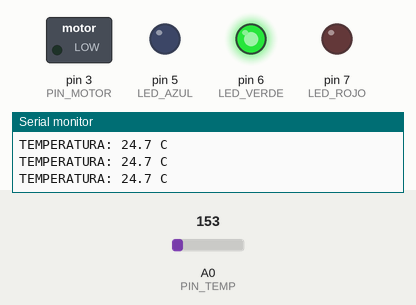
This sketch was run on a simulated Arduino Uno, built with avr-gcc and run on an emulated ATmega328P. Parts: switched loads named in the sketch (green lamp = pin HIGH), output pins drawn as LEDs (lit = HIGH), the last lines printed to the serial monitor. The inputs (shaded band) are chosen by the test bench; at power-on: A0 (PIN_TEMP) = 153.

Above: at 1.2 s.
1.3 s: A0 (PIN_TEMP) set to 123
At 2.3 s:
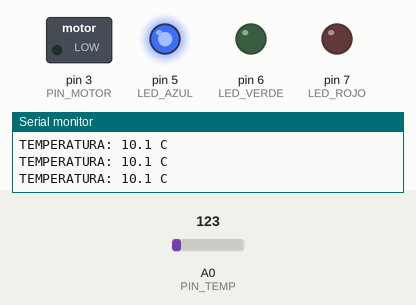
2.8 s: A0 (PIN_TEMP) set to 175
At 4.1 s:
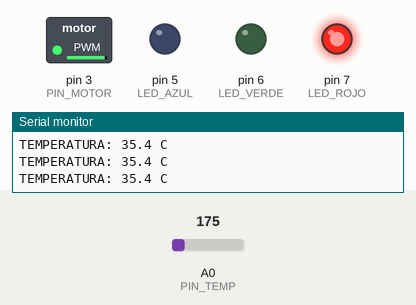
Timing chart, 0 to 5.8 s (numbered marks = the images above; inputs shaded):
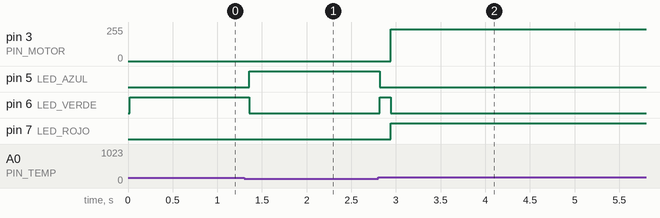

The sketch:

ThinkerCad.ino
```cpp
// -- Pines --
/*
Pin lectura del sensor
pin salida a led azul -> frio
pin salida a led verde -> estable
pin salida a led roja -> caliente
*/
const int PIN_TEMP = A0;
const int LED_AZUL = 5;
const int LED_VERDE = 6;
const int LED_ROJO = 7;
const int PIN_MOTOR = 3;

// Umbrales
/*
temperatura < 15 -> Frio
temperatura >= 35 - > Caliente
*/
const float T_FRIO = 15.0;
const float T_CALOR = 35.0;


void setup() {
  // put your setup code here, to run once:
  Serial.begin(9600);
  pinMode(LED_AZUL, OUTPUT);
  pinMode(LED_VERDE, OUTPUT);
  pinMode(LED_ROJO, OUTPUT);
  pinMode(PIN_MOTOR, OUTPUT);

  digitalWrite(LED_AZUL, LOW);
  digitalWrite(LED_VERDE, LOW);
  digitalWrite(LED_ROJO, LOW);
}

float leerTemperatura() {
  long suma = 0;
  for (int i = 0; i < 10; i++) {
    suma += analogRead(PIN_TEMP);
    delay(2);
  }
  float lectura = suma / 10.0;
  float voltaje = lectura * 5.0 / 1024.0;
  return (voltaje - 0.5) * 100.0;   // TMP36: 500 mV a 0 °C, 10 mV por °C
}


void loop() {
  // put your main code here, to run repeatedly:
  float temp = leerTemperatura();
  if (temp < T_FRIO){
    digitalWrite(LED_AZUL, HIGH);
    digitalWrite(LED_ROJO, LOW);
    digitalWrite(LED_VERDE, 0);
    analogWrite(PIN_MOTOR, 0);
  }else if (temp >= T_CALOR){
    digitalWrite(LED_ROJO, 1);
    digitalWrite(LED_AZUL, 0);
    digitalWrite(LED_VERDE, 0);
    analogWrite(PIN_MOTOR, 240);
  }else{
    digitalWrite(LED_VERDE, HIGH);
    digitalWrite(LED_ROJO, LOW);
    digitalWrite(LED_AZUL, LOW);
    analogWrite(PIN_MOTOR, 0);
  }
  Serial.print("TEMPERATURA: ");
  Serial.print(temp, 1);
  Serial.println(" C");
  delay(100);

}
```

Measured:
- the behaviour switches between 134 and 133 on A0 (PIN_TEMP) (found by bisection; images 0 and 1)
- after the input at 1.3 s, pin 5 (LED_AZUL): LOW → HIGH after 0.06 s; pin 6 (LED_VERDE): HIGH → LOW after 0.06 s
- after the input at 2.8 s, pin 3 (PIN_MOTOR): 0/255 → 240/255 after 0.14 s; pin 5 (LED_AZUL): HIGH → LOW at once; pin 6 (LED_VERDE): LOW → HIGH at once, → LOW 0.12 s later; pin 7 (LED_ROJO): LOW → HIGH after 0.14 s
